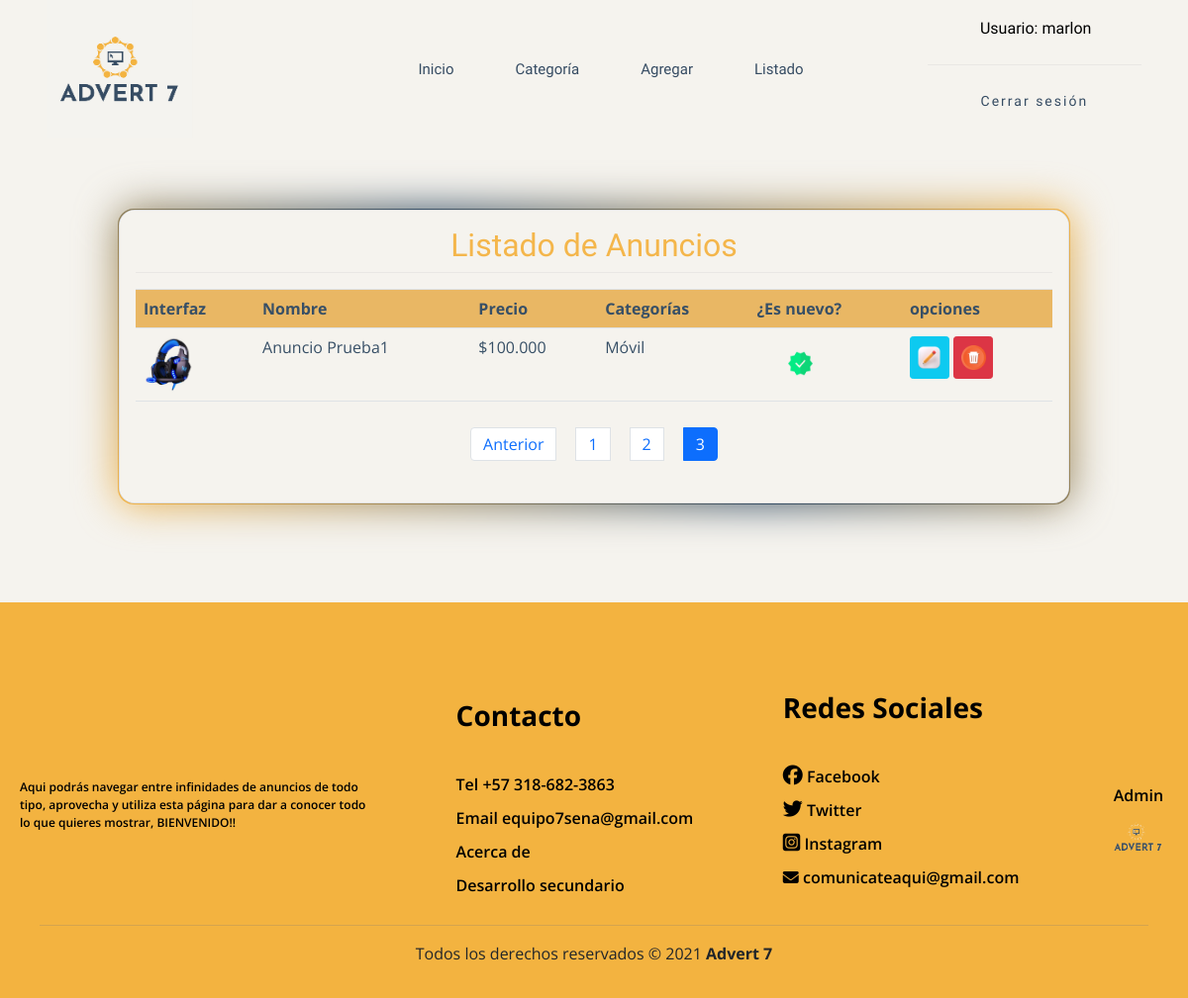
/listar/?page=3 (signed in), run on an earlier commit of the app's database.
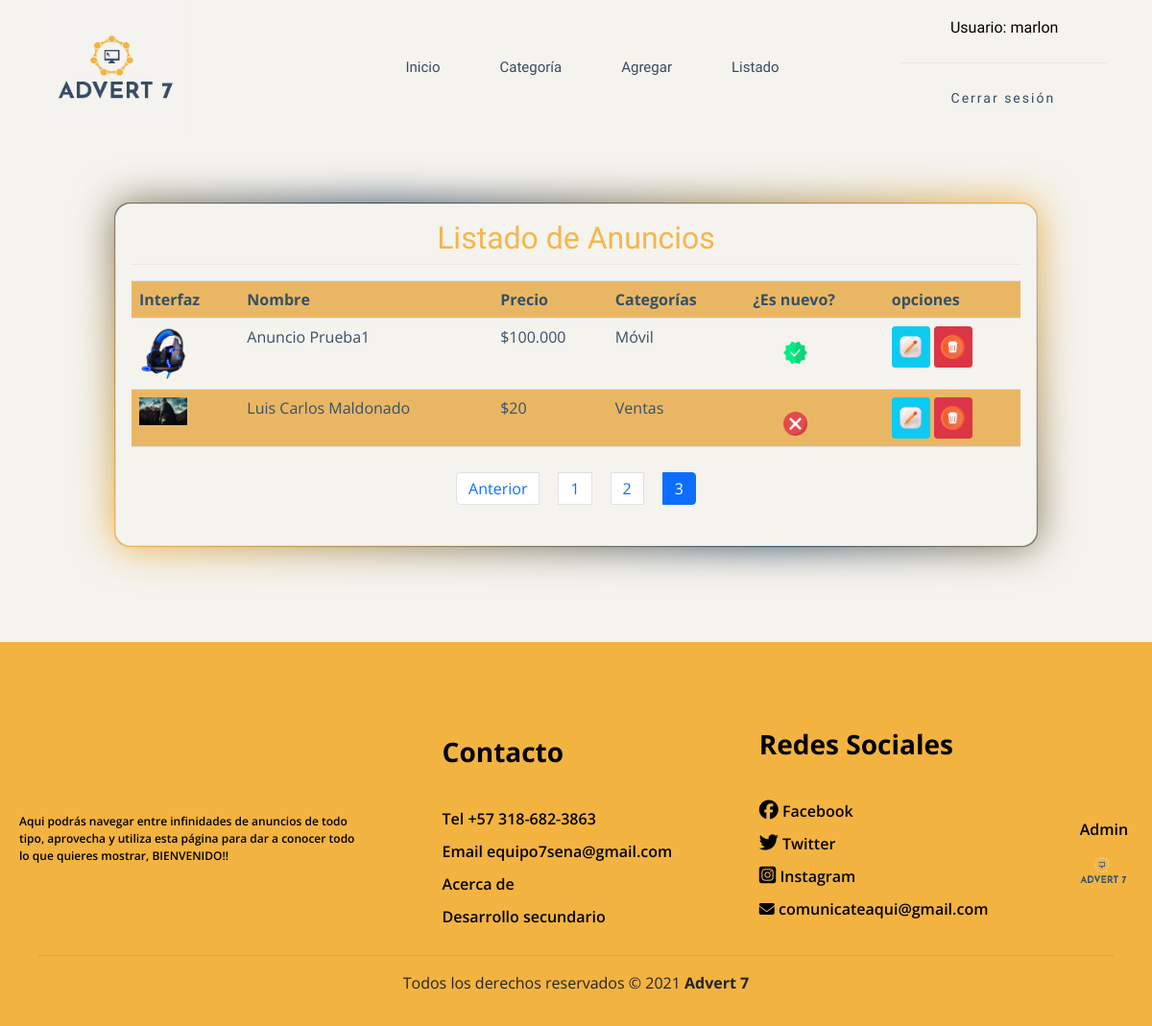
And on a later commit of the database.
### app/models.py (models this page shows, shortened)
class producto(models.Model):
    nombre=models.CharField(max_length=50)
    username=models.CharField(max_length=100)
    precio=models.IntegerField(null=True)
    descripcion=models.TextField()
    nuevo=models.BooleanField()
    categoria=models.ForeignKey(Categoria, on_delete=models.PROTECT)
    fecha_fabricacion=models.DateField(auto_now=True)
    telefono=models.CharField(null=True, max_length=10)
    imagen=models.ImageField(upload_to="productos", null="True")

class Categoria(models.Model):
    nombre= models.CharField(max_length=50)
    def __str__(self):
        return self.nombre

### app/views.py (the view)
# urls.py: path('listar/', listar_productos, name="listar"),
@permission_required('add.view_producto')
def listar_productos(request):
    productos = producto.objects.all()
    page = request.GET.get('page', 1)
    try:
        paginator = Paginator(productos, 5)
        productos = paginator.page(page)
    except:
        raise Http404
    data={
        'entity': productos,
        'paginator': paginator
    }
    return render(request, 'productos/listar.html', data)

### app/templates/productos/listar.html (shortened to what this page needs)
{% extends 'base.html' %}
{% block content %}
{% load humanize %}
<br><br><br>
<div class="card">
    <div class="card-body">
        <h2>Listado de Anuncios</h2>
        <hr>
        <table class="table table-striped table-responsive-sm">
            <tr>
                <th>Interfaz</th>
                <th>Nombre</th>
                <th>Precio</th>
                <th>Categorías</th>
                <th>¿Es nuevo?</th>
                <th>opciones</th>
            </tr>
            {% for p in entity %}
            <tr>
                <td>
                    {% if p.imagen %}
                    <img id="img_pro" src="{{p.imagen.url}}" alt="imagen producto" width="50px" heigth="50px">
                    {% endif %}
                </td>
                <td>{{ p.nombre | title}}</td>
                {% if p.precio %}
                <td>${{ p.precio | intcomma}}</td>
                {% else %}
                <td>No disponible</td>
                {% endif%}
                <td>{{ p.categoria | title}}</td>
                <td id="iconitos">
                    {% if p.nuevo %}
                    <img style="width: 25px;" src="../../static/img/cheque.png" alt="chulo">
                    {% else %}
                    <img style="width: 25px;" src="../../static/img/cancelar.png" alt="equis">
                    {% endif %}
                </td>
                <td>
                    {% if perms.app.change_producto %}
                    <a href="{% url 'modificar' p.id %}" class="btn btn-info btn-sm"><img style="width: 25px;" src="../static/img/modificar.png" alt="modificar"></a>
                    {% endif %}
                    {% if perms.app.delete_producto %}
                    <a href="#" onclick="eliminarProducto({{ p.id }})" class="btn btn-danger btn-sm"><img style="width: 25px;" src="../static/img/eliminar.png" alt="eliminar"></a>
                    {% endif %}
                </td>
            </tr>
            {% endfor %}
        </table>
        <div>
            {% include 'paginador.html' %}
        </div>
    </div>
</div>
{% endblock %}

What changed in the data, as far as the page shows it:
added producto: imagen (picture), nombre "Luis Carlos Maldonado", precio "20", categoria "Ventas", nuevo False (drawn)
